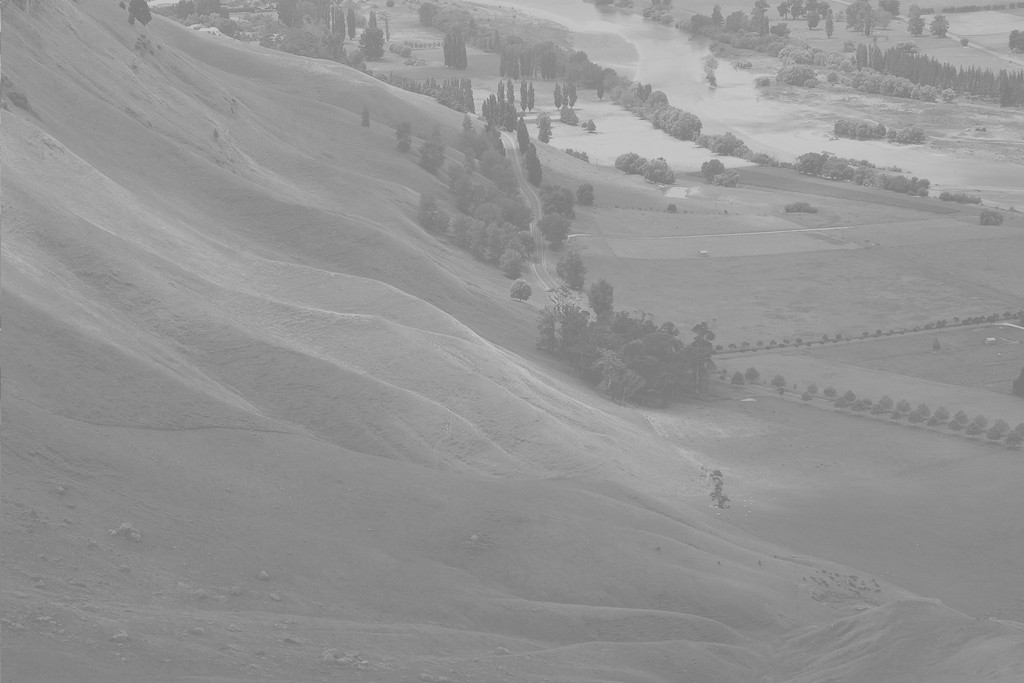
#> input picture HistogramEqualization/test.jpg, 1024 x 683 px
$ python HistogramEqualization.py   (Python 2 division)
#> lines starting #> are read from the running program, lines starting #| are printed output that depends on the picture
#> further down, img is the input picture: shape (683, 1024); min 114, max 208, mean 148
import numpy as np
import matplotlib.pyplot as plt
import cv2

class HistogramEqualization:
	def __init__(self, image):
		# assume that image is grayscale image
		self.image = image
		self.equalized = None
		self.row = image.shape[0]
#> self.row = 683
		self.col = image.shape[1]
#> self.col = 1024
		self.totalPixels = 0
		self.probabilityDistribution = {}
		self.cdf = {}

	def getProbabilityDistribution(self):
		if self.image is None:
			print "image is Null!"
			return

		for i in range(256):
			self.probabilityDistribution[i] = 0

		for i in range(self.row):
			for j in range(self.col):
				self.totalPixels = self.totalPixels + 1
				self.probabilityDistribution[self.image[i,j]] = self.probabilityDistribution[self.image[i,j]] + 1
#> after the loop, self.probabilityDistribution = 256 items; self.totalPixels = 699392

		for key in self.probabilityDistribution.keys():
			self.probabilityDistribution[key] = self.probabilityDistribution[key]/(self.totalPixels * 1.0)


	def getCdf(self):
		if len(self.probabilityDistribution) == 0:
			print "probabilityDistribution is not calculated!"
			return

		for i in range(256):
			self.cdf[i] = 0

		for cdfkey in self.cdf.keys():
			for distkey in self.probabilityDistribution.keys():
				self.cdf[cdfkey] = self.probabilityDistribution[distkey] + self.cdf[cdfkey]
				if cdfkey == distkey:
					break
#> after the loop, self.cdf = 256 items

	def equalize(self):
		if len(self.cdf) == 0:
			print "cdf is not calculated!"
			return

		copyImg = np.zeros((self.row, self.col))

		for i in range(self.row):
			for j in range(self.col):
				L = 256 - 1
				copyImg[i, j] = self.cdf[self.image[i, j]] * L
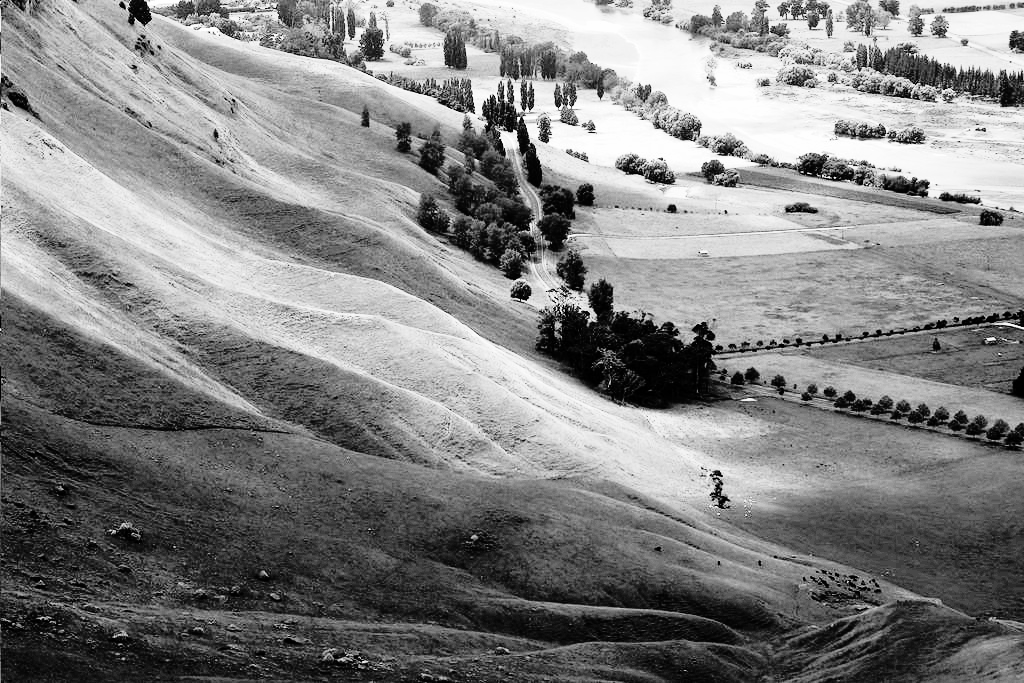
#> copyImg: shape (683, 1024) float64; min 0.000365, max 255, mean 130.5; drawn with min black and max white

		self.equalized = copyImg


if __name__ == "__main__":
	print "Equalizing..."
	img = cv2.imread("test.jpg", 0)
	ins = HistogramEqualization(img)
	ins.getProbabilityDistribution()
	ins.getCdf()
	ins.equalize()
	plt.tick_params(labelbottom="off", labeltop="off")
	plt.subplot(2,2,1)
	plt.title("Original")
	plt.imshow(cv2.imread("test.jpg"))
	plt.subplot(2,2,2)
	plt.title("Original Histogram")
	plt.hist(img.flatten(), 256, range=(0, 255), fc='k')
	plt.subplot(2,2,3)
	plt.title("Equalized")
	plt.imshow(ins.equalized, cmap=plt.cm.Greys_r)
	plt.subplot(2,2,4)
	plt.title("Equalized Histogram")
	plt.hist(ins.equalized.flatten(), 256, range=(0, 255), fc='k')
	plt.show()
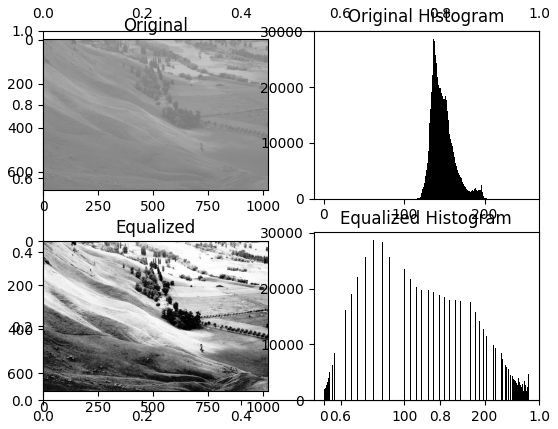
#> figure drawn by matplotlib, 4 panels; panel 2: tallest bar 28701 high, from x = 136.5 to 137.5; panel 4: tallest bar 28701 high, from x = 61.76 to 62.75
